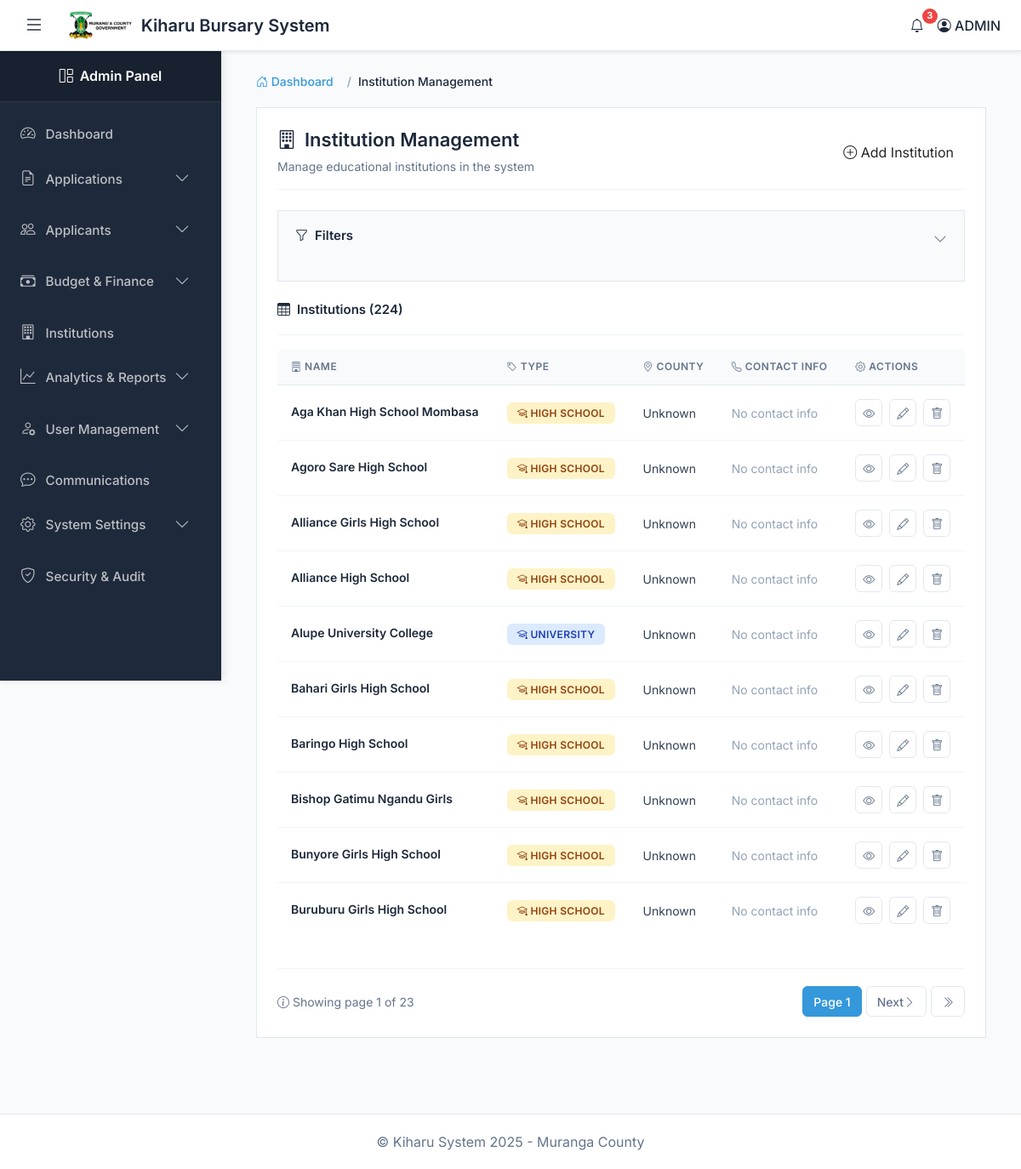
The app's page /institutions/ (signed in) with its own data.
### kiharu_system/models.py (models this page shows, shortened)
class Institution(models.Model):
    INSTITUTION_TYPES = (
        ('highschool', 'High School'),
        ('special_school', 'Special School'),
        ('college', 'College'),
        ('university', 'University'),
    )
    name = models.CharField(max_length=200)
    institution_type = models.CharField(max_length=20, choices=INSTITUTION_TYPES)
    county = models.CharField(max_length=100)
    postal_address = models.CharField(max_length=100, blank=True, null=True)
    phone_number = models.CharField(max_length=20, blank=True, null=True)
    email = models.EmailField(blank=True, null=True)

### kiharu_system/views.py (the view)
# urls.py: path('institutions/', views.institution_list, name='institution_list'),
@login_required
def institution_list(request):
    search = request.GET.get('search', '')
    institution_type = request.GET.get('type', '')
    county = request.GET.get('county', '')
    institutions = Institution.objects.all().order_by('name')
    if search:
        institutions = institutions.filter(
            Q(name__icontains=search) |
            Q(county__icontains=search) |
            Q(postal_address__icontains=search)
        )
    if institution_type:
        institutions = institutions.filter(institution_type=institution_type)
    if county:
        institutions = institutions.filter(county__icontains=county)
    paginator = Paginator(institutions, 10)
    page_number = request.GET.get('page')
    page_obj = paginator.get_page(page_number)
    counties = Institution.objects.values_list('county', flat=True).distinct().order_by('county')
    context = {
        'page_obj': page_obj,
        'counties': counties,
        'search': search,
        'institution_type': institution_type,
        'county': county,
        'institution_types': Institution.INSTITUTION_TYPES,
    }
    return render(request, 'institutions/list.html', context)

### templates/institutions/list.html (shortened to what this page needs)
{% extends 'admin_base.html' %}
{% block content %}
<div class="container-fluid">
    <nav aria-label="breadcrumb">
        <ol class="breadcrumb">
            <li class="breadcrumb-item">
                <a href="{% url 'admin_dashboard' %}">
                    <i class="bi bi-house-door"></i> Dashboard
                </a>
            </li>
            <li class="breadcrumb-item active" aria-current="page">Institution Management</li>
        </ol>
    </nav>
    <div class="section-container">
        <div class="page-header">
            <div>
                <h1 class="page-title">
                    <i class="bi bi-building"></i>
                    Institution Management
                </h1>
                <p class="page-subtitle">
                    Manage educational institutions in the system
                </p>
            </div>
            <button type="button" class="btn" onclick="openAddModal()">
                <i class="bi bi-plus-circle"></i>
                Add Institution
            </button>
        </div>
        <div class="filter-section">
            <div class="filter-header" onclick="toggleFilters()">
                <h6 class="filter-title">
                    <i class="bi bi-funnel"></i>
                    Filters
                </h6>
                <i class="bi bi-chevron-down filter-toggle" id="filterToggle"></i>
            </div>
        </div>
        <div class="table-header">
            <h6 class="table-title">
                <i class="bi bi-table"></i>
                Institutions ({{ page_obj.paginator.count }})
            </h6>
        </div>
        {% if page_obj.object_list %}
        <div class="table-container">
            <table class="table">
                <thead>
                    <tr>
                        <th><i class="bi bi-building"></i> Name</th>
                        <th><i class="bi bi-tag"></i> Type</th>
                        <th><i class="bi bi-geo-alt"></i> County</th>
                        <th><i class="bi bi-telephone"></i> Contact Info</th>
                        <th><i class="bi bi-gear"></i> Actions</th>
                    </tr>
                </thead>
                <tbody id="institutionTableBody">
                    {% for institution in page_obj.object_list %}
                    <tr id="institution-row-{{ institution.id }}">
                        <td>
                            <span class="institution-name">{{ institution.name }}</span>
                        </td>
                        <td>
                            <span class="badge
                                {% if institution.institution_type == 'university' %}badge-primary
                                {% elif institution.institution_type == 'college' %}badge-success
                                {% elif institution.institution_type == 'highschool' %}badge-warning
                                {% else %}badge-secondary{% endif %}">
                                <i class="bi bi-mortarboard"></i>
                                {{ institution.get_institution_type_display }}
                            </span>
                        </td>
                        <td>{{ institution.county }}</td>
                        <td>
                            <div class="contact-info">
                                {% if not institution.phone_number and not institution.email %}
                                <span style="color: #94A3B8;">No contact info</span>
                                {% endif %}
                            </div>
                        </td>
                        <td>
                            <div class="action-buttons">
                                <button type="button" class="action-btn"
                                        onclick="viewInstitution({{ institution.id }})"
                                        title="View Details">
                                    <i class="bi bi-eye"></i>
                                </button>
                                <button type="button" class="action-btn"
                                        onclick="editInstitution({{ institution.id }})"
                                        title="Edit">
                                    <i class="bi bi-pencil"></i>
                                </button>
                                <button type="button" class="action-btn btn-delete"
                                        onclick="deleteInstitution({{ institution.id }}, '{{ institution.name|escapejs }}')"
                                        title="Delete">
                                    <i class="bi bi-trash"></i>
                                </button>
                            </div>
                        </td>
                    </tr>
                    {% endfor %}
                </tbody>
            </table>
        </div>
        {% if page_obj.has_other_pages %}
        <div class="pagination-container">
            <div class="pagination-info">
                <i class="bi bi-info-circle"></i>
                Showing page {{ page_obj.number }} of {{ page_obj.paginator.num_pages }}
            </div>
            <div class="pagination-controls">
                <span class="current">
                    Page {{ page_obj.number }}
                </span>
                {% if page_obj.has_next %}
                <a href="?page={{ page_obj.next_page_number }}">
                    Next <i class="bi bi-chevron-right"></i>
                </a>
                <a href="?page={{ page_obj.paginator.num_pages }}">
                    <i class="bi bi-chevron-double-right"></i>
                </a>
                {% endif %}
            </div>
        </div>
        {% endif %}
        {% endif %}
    </div>
</div>
{% endblock %}

### templates/admin_base.html (style rules this page uses)
:root { --sidebar-width: 260px; --sidebar-collapsed-width: 70px; --navbar-height: 60px; --primary-color: #3498db; --primary-hover: #2980b9; --sidebar-bg: #1E293B; --sidebar-hover: #334155; --main-bg: #F8FAFC; --card-bg: #FFFFFF; --text-primary: #1E293B; --text-secondary: #64748B; --border-color: #E2E8F0; --success-color: #10B981; --danger-color: #EF4444; --warning-color: #F59E0B; --transition-speed: 0.3s; }
* { margin: 0; padding: 0; box-sizing: border-box; }
body { font-family: 'Inter', 'Segoe UI', system-ui, -apple-system, sans-serif; background-color: var(--main-bg); color: var(--text-primary); overflow-x: hidden; }
.breadcrumb { background: none; padding: 0; margin: 0; font-weight: 500; }
.breadcrumb-item a { color: var(--primary-color); text-decoration: none; }

### records on screen
Institution: name "Aga Khan High School Mombasa", institution_type "HIGH SCHOOL", county "Unknown", shows "No contact info"
Institution: name "Agoro Sare High School", institution_type "HIGH SCHOOL", county "Unknown", shows "No contact info"
Institution: name "Alliance Girls High School", institution_type "HIGH SCHOOL", county "Unknown", shows "No contact info"
Institution: name "Alliance High School", institution_type "HIGH SCHOOL", county "Unknown", shows "No contact info"
Institution: name "Alupe University College", institution_type "UNIVERSITY", county "Unknown", shows "No contact info"
Institution: name "Bahari Girls High School", institution_type "HIGH SCHOOL", county "Unknown", shows "No contact info"
Institution: name "Baringo High School", institution_type "HIGH SCHOOL", county "Unknown", shows "No contact info"
Institution: name "Bishop Gatimu Ngandu Girls", institution_type "HIGH SCHOOL", county "Unknown", shows "No contact info"
Institution: name "Bunyore Girls High School", institution_type "HIGH SCHOOL", county "Unknown", shows "No contact info"
Institution: name "Buruburu Girls High School", institution_type "HIGH SCHOOL", county "Unknown", shows "No contact info"

### other values on screen
{{ page_obj.paginator.count }} "224"
{{ page_obj.number }} "1"
{{ page_obj.paginator.num_pages }} "23"
